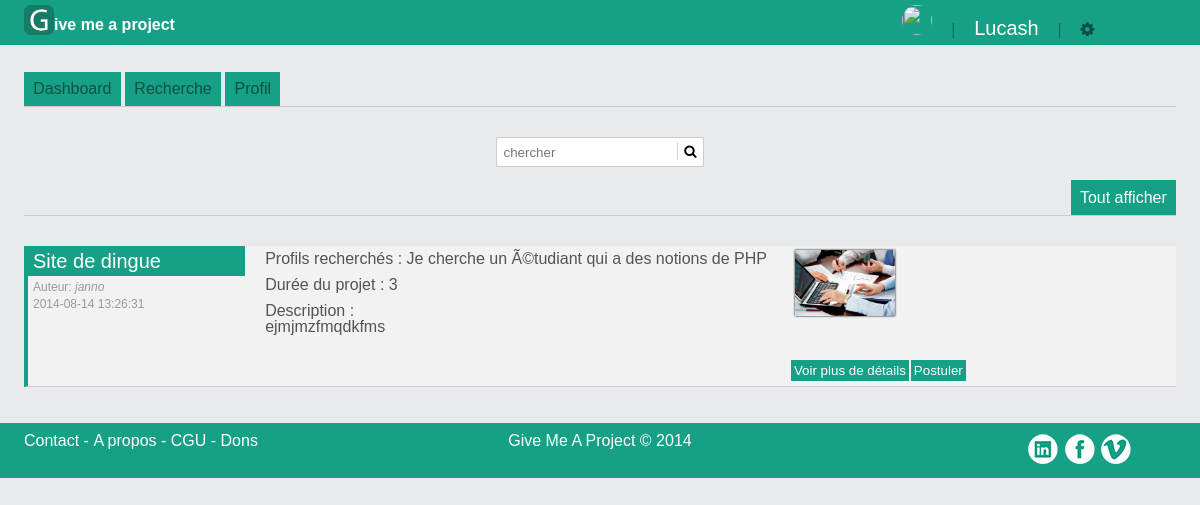
The app's page /index.php?page=dev-recherche (signed in) with its own data.
### tables this page shows
CREATE TABLE `project` (
  `id` int(11) NOT NULL AUTO_INCREMENT,
  `selection` varchar(32) NOT NULL,
  `projetnom` varchar(255) NOT NULL,
  `projetdescription` varchar(1000) NOT NULL,
  `projetwords` varchar(255) NOT NULL,
  `profilrecherche` varchar(1000) NOT NULL,
  `projetdate` datetime NOT NULL,
  `tempstravail` varchar(11) NOT NULL,
  `username` varchar(32) NOT NULL,
  `statut` varchar(32) NOT NULL,
  `photo` varchar(255) NOT NULL,
  PRIMARY KEY (`id`),
  UNIQUE KEY `id` (`id`)
);

### apps/dev-recherche.php (called while the page is built, shortened)
<?php
require("models/projet.class.php");
function getProjetsSelection($db)
{
	$tab=array();
	$res = mysqli_query($db, "SELECT * FROM project WHERE statut = 'selection' ORDER BY projetdate DESC");
	while ($data = mysqli_fetch_object($res, 'Projet'))
		$tab[] = $data;
	return $tab;
}
if(isset($_POST['search']) && isset($_POST['searchBtn'])) {
	$listeProjetSelection=getProjetSearch($db);
}
else {
	$listeProjetSelection=getProjetsSelection($db);
}
require("views/dev-recherche.phtml");
?>

### apps/skel.php (called while the page is built)
<?php
require("views/skel.phtml");

### index.php (called while the page is built, shortened)
<?php
require("apps/skel.php");
?>

### models/projet.class.php (called while the page is built, shortened)
<?php
class Projet {
	private $projetnom;
	private $projetdescription;
	private $profilrecherche;
	private $username;
	private $tempstravail;
	private $projetdate;
	private $photo;
	public function getProjetnom() {
		return $this->projetnom;
	}
	public function getProjetdescription() {
		return $this->projetdescription;
	}
	public function getProjetusername() {
		return $this->username;
	}
	public function getProfilrecherche() {
		return $this->profilrecherche;
	}
	public function getTempstravail() {
		return $this->tempstravail;
	}
	public function getProjetdate() {
		return $this->projetdate;
	}
	public function getPhoto() {
		return $this->photo;
	}
}

### views/billet-projet-selection.phtml (the view, shortened to what this page needs)
<div class="billet">
	<div class="topProjet">
		<p class="nomProjet"><?= $listeProjetSelection[$i]->getProjetnom()?></p>
		<p class="auteur">Auteur: <span class="nomPP"><?= $listeProjetSelection[$i]->getProjetusername()?></p>
		<p class="auteur"><?= $listeProjetSelection[$i]->getProjetdate()?></p>
	</div>
	<div class="descProjet">
		<p class="">Profils recherchés : <?= $listeProjetSelection[$i]->getProfilrecherche()?></p>
		<p class="">Durée du projet : <?= $listeProjetSelection[$i]->getTempstravail()?></p>
		<p>Description : <br> <?= $listeProjetSelection[$i]->getProjetdescription()?></p>
	</div>
	<div class="col-3">
		<div class="content-img">
		<img src="sources/images/photo_project/<?= $listeProjetSelection[$i]->getPhoto()?>" alt="">
		</div>
	<?php
	$res=mysqli_query($db,"SELECT type FROM user WHERE username = '".$_SESSION['username']."'");
	$type=mysqli_fetch_assoc($res);
	if($type['type'] == 'dev') {
		echo '<form action="index.php?page=dev-projets" method="POST">
			<input type="hidden" name="idp" value="'.$listeProjetSelection[$i]->getProjetid().'">
			<input type="submit" name="voirFicheProjet" value="Voir plus de détails">
			<input type="submit" class="back" name="postulerProjet" value="Postuler">
			</form>';
		}
	?>
	</div>
</div>

### views/dev-recherche.phtml (shortened to what this page needs)
<div class="search">
<form action="index.php?page=dev-recherche" method="POST">
	<input type="search" name="search" placeholder="chercher">
	<button type="submit" name="searchBtn"><i class="fa fa-search"></i></button>
</form>
</div>
<a class="back right" href="index.php?page=dev-recherche">Tout afficher</a>
<hr>
<div class="liste-projet">
	<?php
		$i=0;
		while (isset($listeProjetSelection[$i]))
	    {
		    require ('views/billet-projet-selection.phtml');
		    $i++;
		}
	?>
</div>

### sources/css/style.css (style rules this page uses)
*,*:before,*:after { box-sizing:border-box; -moz-box-sizing:border-box; -webkit-box-sizing:border-box; }
html,body { margin: 0; padding: 0; font-family: sans-serif; background-color: #E9EAED; }
hr { border-color: #CCCCCC; border-style: solid none none; border-width: 1px 0 0; clear: both; height: 1px; margin: 30px 0; min-height: 0; }
.liste-projet { margin-top: 2%; }
.billet { margin:20px 0; overflow: hidden; border-left: solid 4px #16A085; border-bottom: solid 1px #ccc; padding: 0 5px 5px 0; background-color: #F2F2F2; }
.billet input { background-color: #16A085; padding: 0.8%; text-decoration: none; color:#fff; float: left; border: none; cursor: pointer; margin-right: 2px; }
.topProjet { width:19%; float: left; }
.descProjet { width: 46%; float:left; padding-right: 2%; margin-left: 20px; color: #545454; }
.descProjet p { margin-top: 5px; padding-bottom: 5px; }
.col-3 { width: 33%; float: left; overflow: hidden; }
.col-3 .content-img { height: 110px; }
.col-3 img { width: 100px; display: block; margin: 1%; box-shadow: 0 0 2px #000; }
.nomProjet { background-color: #16A085; font-size: 20px; padding: 5px; color: #fff; }
.auteur { margin: 5px; font-size: 12px; color: #999; }
.nomPP { font-style: italic; }
.right { float: right!important; }
a.back { background-color: #16A085; padding: 0.8%; text-decoration: none; color:#fff; float: left; }
.search { width: 18%; margin: 0 auto; position: relative; height: 20px; margin-bottom: 2%; }
.search input[type="search"] { position: absolute; width: 100%; top: 0; padding: 3%; border-radius: 2px; border: 1px solid #cccccc; }
.search button[type="submit"] { position: absolute; right: 1px; top: 6px; background-color: #fff; border:none; cursor: pointer; border-left: 1px solid #cccccc; }

### records on screen
project: projetnom "Site de dingue", username "janno", projetdate "2014-08-14 13:26:31", profilrecherche "Je cherche un Ã©tudiant qui a des notions de PHP", tempstravail "3", projetdescription "ejmjmzfmqdkfms", photo (picture)

### other values on screen
$_SESSION['username'] "Lucash"
